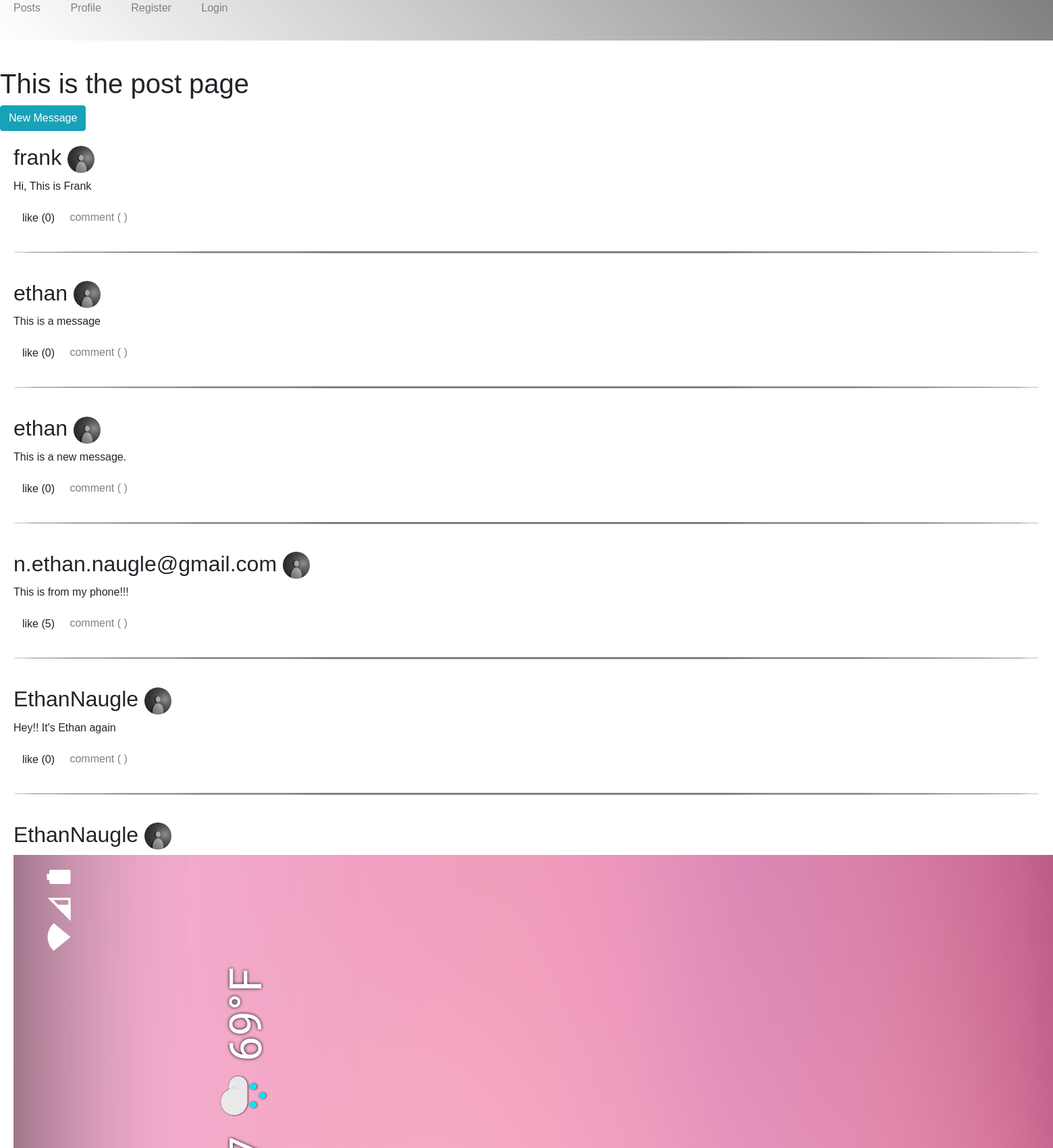
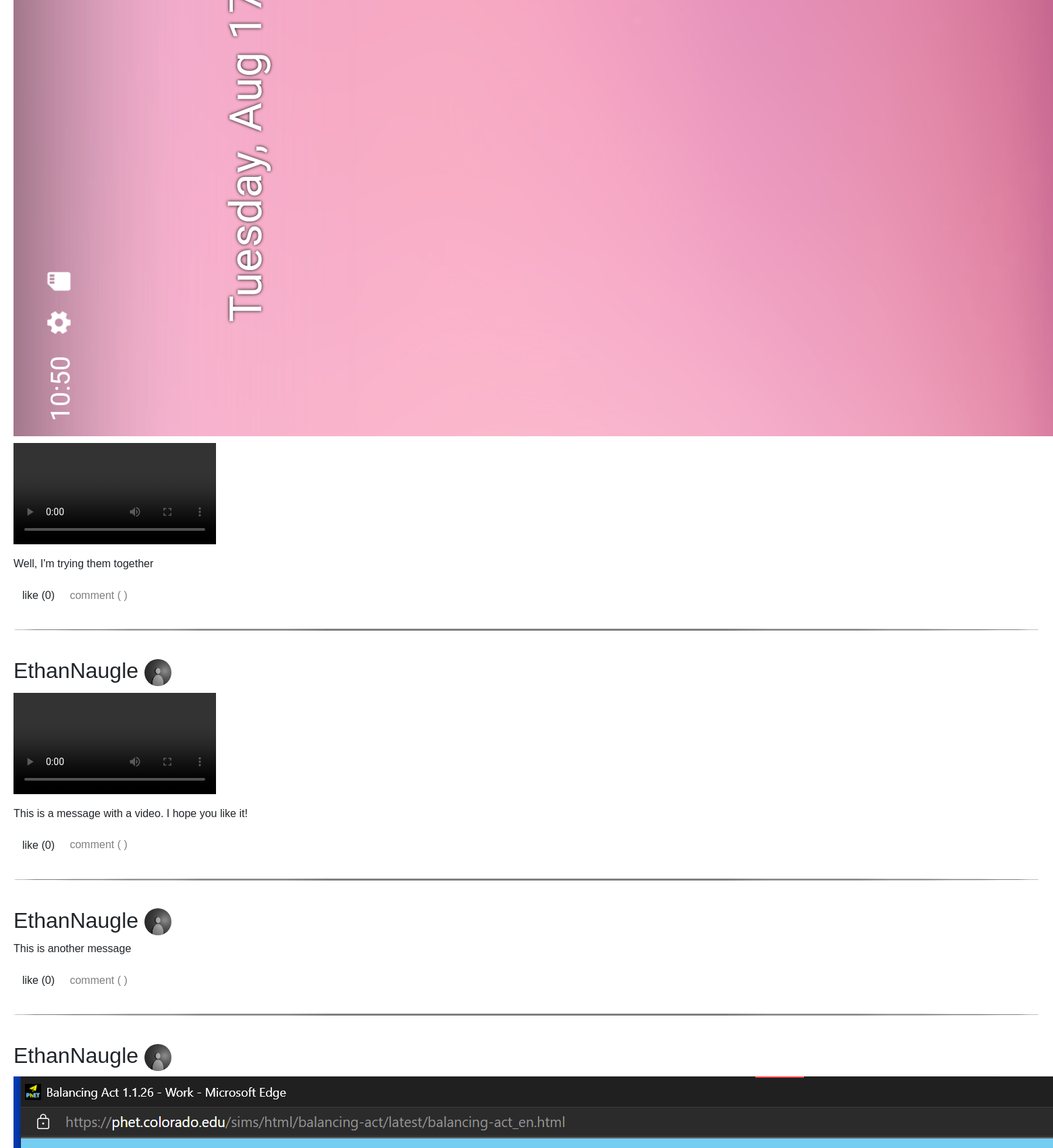
/posts/ (upper part), run on the app's committed database (2 pictures, top to bottom).
### posts/models.py (models this page shows, shortened)
class Post(models.Model):
    message = models.CharField(max_length=400)
    date = models.DateTimeField(default=timezone.now)
    author = models.ForeignKey(User, on_delete=models.CASCADE, related_name="author")
    img = models.ImageField(upload_to='media/postImg', blank=True)
    video = models.FileField(upload_to='media/postVideo', blank=True, validators=[video_file_extension])
    likes = models.ManyToManyField(User, related_name="likes")
    class Meta:
        ordering = ['-id']

### users/models.py (models this page shows, shortened)
class Profile(models.Model):
    user = models.OneToOneField(User, on_delete=models.CASCADE)
    image = models.ImageField(default='default.png')
    bio = models.TextField()
    location = models.CharField(max_length=80, blank=True)

### posts/views.py (the view)
# urls.py: path('', views.PostList, name='posts-list'),
def PostList(request):
    context = {
        "posts": Post.objects.all(),
        "comments": Comment.objects.all()
    }
    return render(request, 'posts/posts_list.html', context)

### users/templates/posts/posts_list.html (shortened to what this page needs)
{% extends 'base/base.html' %}
{% load crispy_forms_tags %}
{% block content %}
        <h1>This is the post page</h1>
        <a class="btn btn-info" href="{% url 'new-post' %}">New Message</a>
        {% for post in posts %}
            <div class="pst-crd">
                <h2>{{ post.author }} <span><img src="{{ post.author.profile.image.url }}" style="width: 40px; border-radius: 40px;"></span> </h2>
                {% if post.img %}
                    <img src="{{ post.img.url }}" alt="first-img" class="first-img">
                {% endif %}
                {% if post.video %}
                    <div style="margin: 10px auto;">
                        <video autoplay="autoplay" controls="controls" preload="metadata" class="first-img" loop="loop">
                            <source src="{{ post.video.url }}" type="video/mp4"/>
                        </video>
                    </div>
                {% endif %}
                <p>{{ post.message }}</p>
                <button class="btn" type="submit">
                    like ({% for like in post.likes.all %}{% if forloop.last %}{{ forloop.counter }}{% endif %}{% empty %}0{% endfor %})
                </button>
                <a class="btm-btn author-btn" href="#">
                    comment (
                )
                </a>
                <div class="bar"></div>
            </div>
        {% empty %}
            <div class="message-box-local">
                <p>No posts yet.</p>
            </div>
        {% endfor %}
{% endblock content %}

### users/static/base.css (style rules this page uses)
* { font-family: sans-serif; }
a { text-decoration: none; font-family: sans-serif; color: grey; }
.pst-crd { background: white; padding: 20px; }
.first-img { height: auto; background: white; }
.btm-btn { margin-right: 10px; padding: 5px; }
.bar { height: 3px; background: grey; margin-top: 30px; border-radius: 100%; }

### data on the page
Post: author "frank", author.profile.image (placeholder picture), message "Hi, This is Frank"
Post: author "ethan", author.profile.image (placeholder picture), message "This is a message"
Post: author "ethan", author.profile.image (placeholder picture), message "This is a new message."
Post: author "n.ethan.naugle@gmail.com", author.profile.image (placeholder picture), message "This is from my phone!!!"
Post: author "EthanNaugle", author.profile.image (placeholder picture), message "Hey!! It's Ethan again"
Post: author "EthanNaugle", author.profile.image (placeholder picture), img (picture), message "Well, I'm trying them together"
Post: author "EthanNaugle", author.profile.image (placeholder picture), message "This is a message with a video. I hope you like it!"
Post: author "EthanNaugle", author.profile.image (placeholder picture), message "This is another message"
Post: author "EthanNaugle", author.profile.image (placeholder picture), img (picture)
